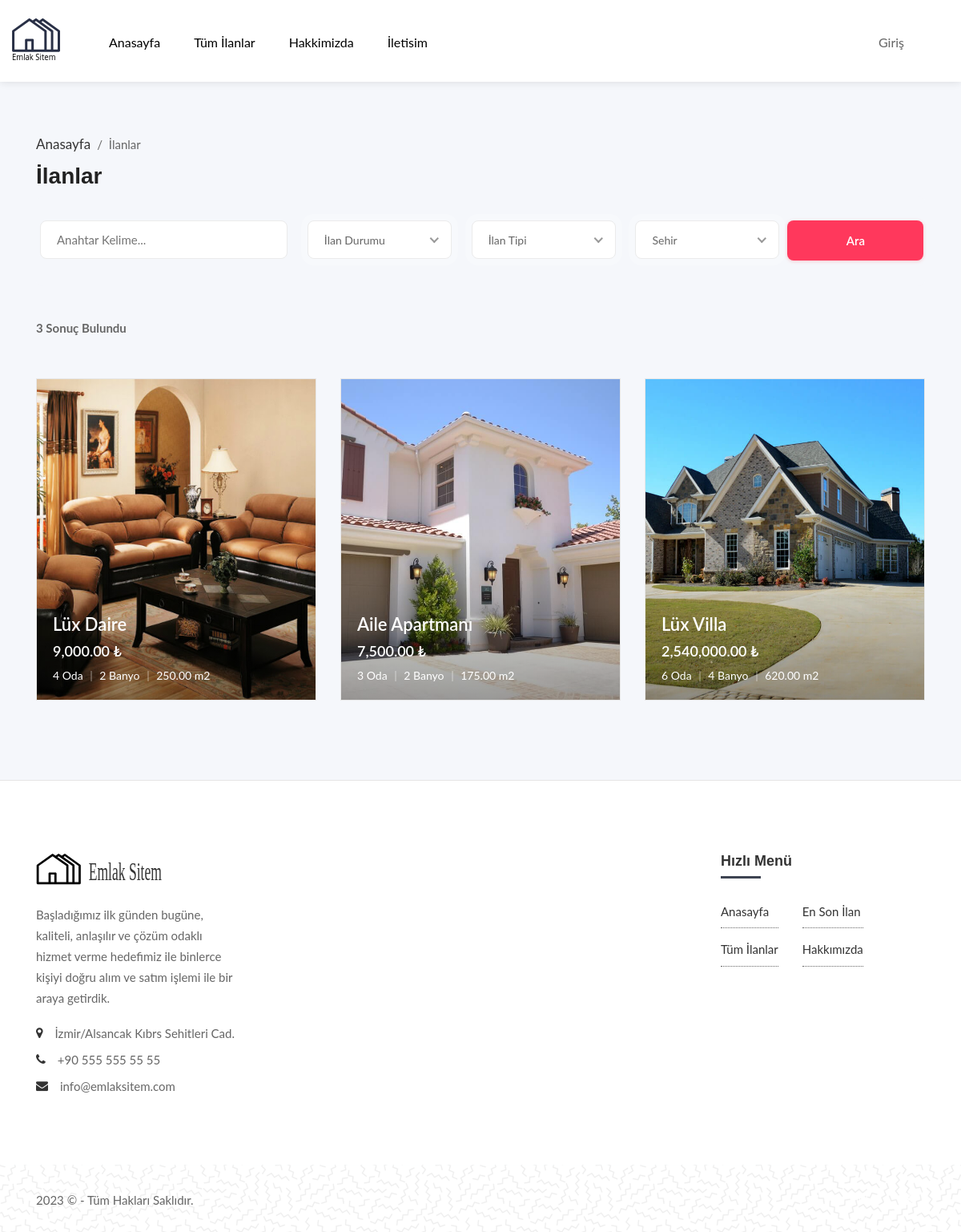
Page /ilanlar.php on the committed database.
### tables this page shows
CREATE TABLE `ilanlar` (
  `id` int(11) NOT NULL,
  `baslik` varchar(255) DEFAULT NULL,
  `aciklama` text DEFAULT NULL,
  `ilan_durumu` varchar(50) DEFAULT NULL,
  `ilan_tipi` varchar(50) DEFAULT NULL,
  `oda_sayisi` varchar(50) DEFAULT NULL,
  `price` decimal(10,2) DEFAULT NULL,
  `area` decimal(10,2) DEFAULT NULL,
  `address` varchar(255) DEFAULT NULL,
  `city` varchar(50) DEFAULT NULL,
  `state` varchar(50) DEFAULT NULL,
  `country` varchar(50) DEFAULT NULL,
  `latitude` decimal(10,6) DEFAULT NULL,
  `longitude` decimal(10,6) DEFAULT NULL,
  `yas` varchar(50) DEFAULT NULL,
  `oda_sayisi_ek` varchar(50) DEFAULT NULL,
  `banyo_sayisi` varchar(50) DEFAULT NULL,
  `ad` varchar(255) DEFAULT NULL,
  `kullanici_adi` varchar(255) DEFAULT NULL,
  `email` varchar(255) DEFAULT NULL,
  `telefon` varchar(20) DEFAULT NULL,
  `goruntulenme` int(11) NOT NULL,
  `tarih` datetime DEFAULT current_timestamp(),
  `deleted` int(1) DEFAULT 0
);

CREATE TABLE `ilan_resimleri` (
  `id` int(11) NOT NULL,
  `ilan_id` int(11) DEFAULT NULL,
  `resim_path` varchar(255) DEFAULT NULL,
  `tarih` datetime DEFAULT current_timestamp(),
  `deleted` int(1) DEFAULT 0
);

### ilanlar.php (the view, shortened to what this page needs)
<?php
    include_once "header.php";
    include_once "php/sunucu-bilgileri.php";
try {
    $pdo = new PDO("mysql:host=$servername;dbname=$dbname", $username, $password);
    $pdo->setAttribute(PDO::ATTR_ERRMODE, PDO::ERRMODE_EXCEPTION);
} catch (PDOException $e) {
    die("Bağlantı hatası: " . $e->getMessage());
}
$ekSorgular = " and 1=1 ";
?>
<body class="inner-pages agents hp-6 full hd-white">
    <div id="wrapper">
        <?php include_once "header_nav.php"; ?>
        <section class="properties-list featured portfolio blog ho-17">
            <div class="container">
                <section class="headings-2 pt-0 pb-0">
                    <div class="pro-wrapper">
                        <div class="detail-wrapper-body">
                            <div class="listing-title-bar">
                                <div class="text-heading text-left">
                                    <p><a href="index.php">Anasayfa </a> &nbsp;/&nbsp; <span>İlanlar</span></p>
                                </div>
                                <h3>İlanlar</h3>
                            </div>
                        </div>
                    </div>
                </section>
                <div class="col-12 px-0 parallax-searchs">
                    <div class="banner-search-wrap">
                        <div class="tab-content">
                            <div class="tab-pane fade show active" id="tabs_1">
                                <div class="rld-main-search">
                                    <div class="row" style="justify-content: space-between">
                                        <form action="" method="post" style="display: contents;">
                                            <div class="rld-single-input">
                                                <input type="text" value="<?php if (isset($_POST['anahtar_kelime'])){ echo $_POST['anahtar_kelime'];} ?>" name="anahtar_kelime" placeholder="Anahtar Kelime...">
                                            </div>
                                            <div class="rld-single-select ml-22">
                                            </div>
                                            <div class="rld-single-select ml-22">
                                            </div>
                                            <div class="rld-single-select">
                                            </div>
                                            <div class="col-xl-2 col-lg-2 col-md-4 pl-0">
                                                <button class="btn btn-yellow" type="submit">Ara</button>
                                            </div>
                                        </form>
                                    </div>
                                </div>
                            </div>
                        </div>
                    </div>
                </div>
                <?php
                $sql = "SELECT * FROM ilanlar
                        INNER JOIN (
                            SELECT ilan_id, MIN(id) AS min_resim_id
                            FROM ilan_resimleri
                            GROUP BY ilan_id
                        ) AS T ON ilanlar.id = T.ilan_id
                        INNER JOIN ilan_resimleri ON ilan_resimleri.id = T.min_resim_id
                        WHERE ilanlar.deleted = 0 $ekSorgular
                        ORDER BY ilanlar.tarih DESC;
                        ";
                $stmt = $pdo->prepare($sql);
                $stmt->execute();
                $row = $stmt->fetchAll(PDO::FETCH_ASSOC);
                ?>
                <section class="headings-2 pt-0">
                    <div class="pro-wrapper">
                        <div class="detail-wrapper-body">
                            <div class="listing-title-bar">
                                <div class="text-heading text-left">
                                    <p class="font-weight-bold mb-0 mt-3"><?php echo count($row); ?> Sonuç Bulundu</p>
                                </div>
                            </div>
                        </div>
                    </div>
                </section>
                <div class="row portfolio-items">
                    <?php
                    foreach ($row as $item) {?>
                    <div class="item col-lg-4 col-md-6 col-xs-12 landscapes sale">
                        <div class="project-single mb-0" data-aos="fade-up">
                            <a href="ilan-detay.php?id=<?php echo $item['ilan_id']; ?>" class="recent-16">
                                <div class="recent-img16 img-center" style="background-image: url(<?php echo $item['resim_path']; ?>);"></div>
                                <div class="recent-content"></div>
                                <div class="recent-details">
                                    <div class="recent-title"><?php echo $item['baslik']; ?></div>
                                    <div class="recent-price"><?php
                                        $number = $item['price'];
                                        $formattedNumber = str_replace('', '', number_format($number, 2));
                                        echo $formattedNumber;
                                    ?> ₺</div>
                                    <div class="house-details"><?php echo $item['oda_sayisi']; ?> Oda <span>|</span> <?php echo $item['banyo_sayisi']; ?> Banyo <span>|</span> <?php echo $item['area']; ?> m2</div>
                                </div>
                            </a>
                        </div>
                    </div>
                        <?php
                    }
                    ?>
                </div>
            </div>
        </section>
        <?php include_once "footer.php"; ?>

### header.php (shortened to what this page needs)
<!DOCTYPE html>
<html lang="zxx">
<head>
    <link href="css/jquery-ui.css" rel="stylesheet">
    <link href="css/css-1?family=Lato:300,300i,400,400i%7CMontserrat:600,800" rel="stylesheet">
    <link href="css/css?family=Lato:300,300i,400,400i%7CMontserrat:600,800, 700" rel="stylesheet">
    <link href="css/fontawesome-all.min.css" rel="stylesheet">
    <link href="css/fontawesome-5-all.min.css" rel="stylesheet">
    <link href="css/font-awesome.min.css" rel="stylesheet">
    <link href="css/search-form.css" rel="stylesheet">
    <link href="css/search.css" rel="stylesheet">
    <link href="css/animate.css" rel="stylesheet">
    <link href="css/aos.css" rel="stylesheet">
    <link href="css/aos2.css" rel="stylesheet">
    <link href="css/magnific-popup.css" rel="stylesheet">
    <link href="css/owl.carousel.min.css" rel="stylesheet">
    <link href="css/bootstrap.min.css" rel="stylesheet">
    <link href="css/menu.css" rel="stylesheet">
    <link href="css/nice-select.css" rel="stylesheet">
    <link href="css/slick.css" rel="stylesheet">
    <link href="css/styles.css" rel="stylesheet">
    <link href="css/colors/black.css" id="color" rel="stylesheet">
</head>

### header_nav.php (shortened to what this page needs)
<header id="header-container">
    <div id="header">
        <div class="container container-header" style="max-width: 1240px">
            <div class="left-side">
                <div id="logo">
                    <a href="index.php"><img alt="" src="images/logo-light-dark.svg"></a>
                </div>
                <nav class="style-1" id="navigation">
                    <ul id="responsive">
                        <li><a href="index.php">Anasayfa</a></li>
                        <li><a href="./ilanlar.php">Tüm İlanlar</a></li>
                        <li><a href="about.php">Hakkimizda</a></li>
                        <li><a href="contact-us.php">İletisim</a></li>
                    </ul>
                </nav>
            </div>
            <?php
            if (!isset($_SESSION['user_data']))
            {
            ?>
            <div class="right-side d-none d-none d-lg-none d-xl-flex sign ml-0">
                <div class="header-widget sign-in">
                    <div class=""><a href="login.php">Giriş</a></div>
                </div>
            </div>
            <?php
            }
            ?>
        </div>
    </div>
</header>

### footer.php (shortened to what this page needs)
<footer class="first-footer">
    <div class="top-footer bg-white">
        <div class="container">
            <div class="row">
                <div class="col-lg-3 col-md-6">
                    <div class="netabout">
                        <a class="logo" href="index.php">
                            <img alt="netcom" src="images/logo-black.svg?id=1">
                        </a>
                        <p>Başladığımız ilk günden bugüne, kaliteli, anlaşılır ve çözüm odaklı hizmet verme hedefimiz ile binlerce kişiyi doğru alım ve satım işlemi ile bir araya getirdik.</p>
                    </div>
                    <div class="contactus">
                        <ul>
                            <li>
                                <div class="info">
                                    <i aria-hidden="true" class="fa fa-map-marker"></i>
                                    <p class="in-p">İzmir/Alsancak Kıbrs Sehitleri Cad.</p>
                                </div>
                            </li>
                            <li>
                                <div class="info">
                                    <i aria-hidden="true" class="fa fa-phone"></i>
                                    <p class="in-p">+90 555 555 55 55</p>
                                </div>
                            </li>
                            <li>
                                <div class="info">
                                    <i aria-hidden="true" class="fa fa-envelope"></i>
                                    <p class="in-p ti">info@emlaksitem.com</p>
                                </div>
                            </li>
                        </ul>
                    </div>
                </div>
                <div class="col-lg-3 col-md-6">
                </div>
                <div class="col-lg-3 col-md-6">
                </div>
                <div class="col-lg-3 col-md-6">
                    <div class="navigation">
                        <h3>Hızlı Menü</h3>
                        <div class="nav-footer">
                            <ul>
                                <li><a href="index.html">Anasayfa</a></li>
                                <li><a href="ilanlar.php">Tüm İlanlar</a></li>
                            </ul>
                            <ul class="nav-right">
                                <li><a href="ilanlar.php?id=4">En Son İlan</a></li>
                                <li><a href="about.php">Hakkımızda</a></li>
                            </ul>
                        </div>
                    </div>
                </div>
            </div>
        </div>
    </div>
    <div class="second-footer bg-white-3">
        <div class="container">
            <p>2023 © - Tüm Hakları Saklıdır.</p>
            <ul class="netsocials">
                <li><a href="#"><i aria-hidden="true" class="fa fa-facebook"></i></a></li>
                <li><a href="#"><i aria-hidden="true" class="fa fa-twitter"></i></a></li>
                <li><a href="#"><i class="fab fa-instagram"></i></a></li>
                <li><a href="#"><i aria-hidden="true" class="fa fa-youtube"></i></a></li>
            </ul>
        </div>
    </div>
</footer>
</div>
</body>
</html>

### css/search-form.css (style rules this page uses)
.btn, .homepage-3 .btn:active, .btn.sApp-btn:before, .bg-overlay::after, .benifits-item:after { background: linear-gradient(-47deg, #FF385C 0%, #FF385C 100%); }
.btn.btn-yellow { border: 0px; border-radius: 25px; font-size: 15px; background-color: #FF385C; box-shadow: 0px 1px 4px 0px rgba(255, 90, 95, 0.3); color: #ffffff; height: 50px; width: 170px; transition: all .3s ease; }

### css/menu.css (style rules this page uses)
#logo { display: inline-block; margin-top: 1px; }
#logo img { width: 60px; height: auto; transform: translate3d(0, 0, 0); }
img { display: inline-block; max-width: 100%; height: auto; }
#header { position: relative; z-index: 999; padding: 22px 0 80px 0; }
.header-widget { position: relative; top: -1px; height: 54px; }
.left-side { float: left; width: 820px; display: inline-block; }
.right-side { float: right; width: 120px;; margin-left: 30px; display: inline-block; }
#logo, #navigation { float: left; }
#logo { margin-right: 40px; }
.header-widget { text-align: right; }
#navigation.style-2.cloned, #header.cloned { position: fixed; top: 0px; width: 100%; z-index: 999; }
#header.cloned { background-color: #fff; }
#header.cloned #logo img { transform: translate3d(0, 0, 0); max-width: 120px; margin-top: 1px; }
#header.cloned { padding: 18px 0 20px 0; }
#navigation.style-2.cloned.unsticky, #header.cloned.unsticky { opacity: 1; visibility: hidden; pointer-events: none; transform: translate(0, -100%) scale(1); transition: 0.3s; }
#navigation { position: relative; display: block; margin-top: 9px; margin-left: 40px; }
#navigation ul { list-style: none; position: relative; float: left; margin: 0; padding: 0; }
#navigation ul a { display: block; color: #000; text-decoration: none; }
#navigation ul li { position: relative; float: left; margin: 0; padding: 0 }
#navigation ul li a:after, #navigation ul ul li a:after { font-family: "FontAwesome"; }
#navigation ul li a:after { content: '\f107'; padding-left: 7px; }
#navigation ul li a:only-child:after { content: ''; padding: 0; }
#navigation.style-1 ul li { transition: all 0.25s; border-radius: 3px; }
#navigation.style-1 ul a { font-size: 16px; text-transform: capitalize; line-height: 32px; padding: 6px 16px; }
#navigation.style-1 ul li { margin: 0 5px; }
@media (min-width: 992px) and (max-width: 1239px) { .header-widget { height: auto; position: absolute; right: 0; width: 150%; } }
@media (min-width: 992px) and (max-width: 1239px) { .right-side { position: relative; } }

### css/colors/black.css (style rules this page uses)
.first-footer .contactus ul li .fa { color: #3e4452; }
.first-footer .netabout h3::after, .first-footer .navigation h3::after, .first-footer .widget h3::after, .first-footer .contactus h3::after { background-color: #3e4452; }
.second-footer { background: #3e4452; }
.newsletters p, .first-footer .netabout p { color: #666; }
.first-footer .contactus .info p { color: #666; }
.first-footer .contactus ul li .fa, .first-footer h3, .navigation ul li a, .twitter-widget.contuct .twitter-area .icon-holder i, .twitter-widget.contuct .twitter-area .text h5 { color: #333; }
.second-footer p { color: #666; }

### rows in the picture
ilanlar: ilan_resimleri.resim_path (picture), baslik "Lüx Daire", price "9,000.00", oda_sayisi "4", banyo_sayisi "2", area "250.00"
ilanlar: ilan_resimleri.resim_path (picture), baslik "Aile Apartmanı", price "7,500.00", oda_sayisi "3", banyo_sayisi "2", area "175.00"
ilanlar: ilan_resimleri.resim_path (picture), baslik "Lüx Villa", price "2,540,000.00", oda_sayisi "6", banyo_sayisi "4", area "620.00"

### other values in the picture
count($row) "3"
